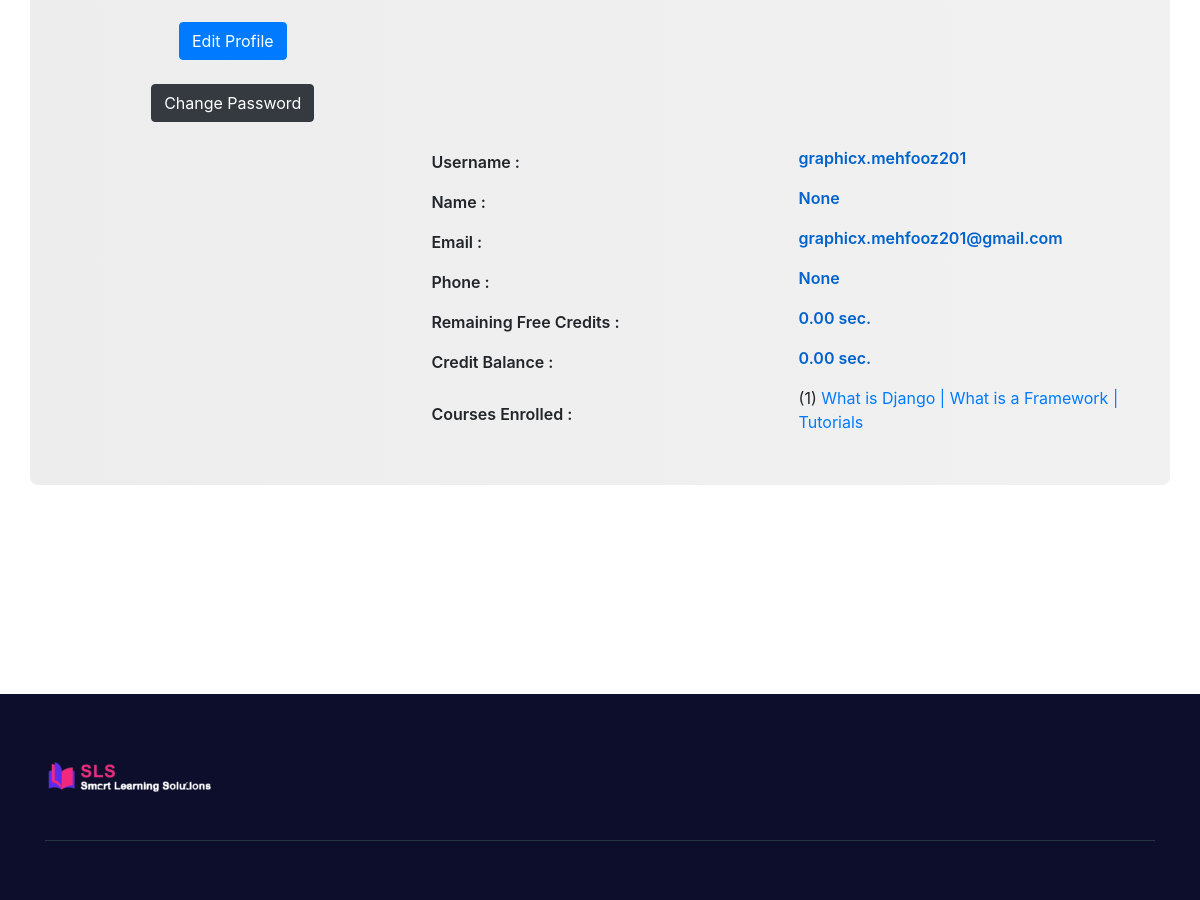
The app's page /custom_accounts/profile/5/ (signed in, middle part), older data.
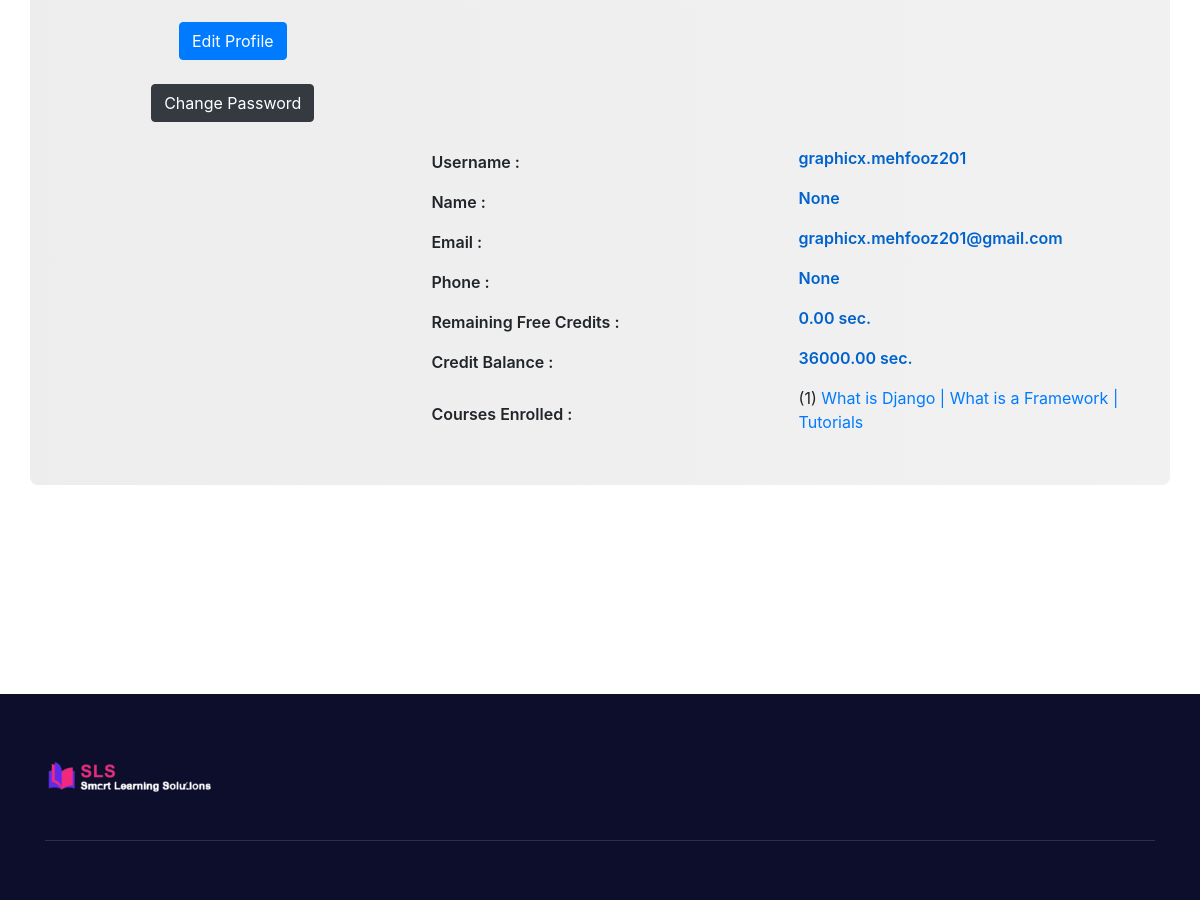
The same page, newer data.
### base/models.py (models this page shows, shortened)
class UserProfile(models.Model):
    user = models.OneToOneField(User, on_delete=models.CASCADE)  # OneToOneField instead of ForeignKey
    course = models.ManyToManyField(Course ,  blank=True)
    date = models.DateTimeField(auto_now_add=True)
    credits = models.DecimalField(max_digits=8, decimal_places=2, default=0)
    free_credits = models.DecimalField(max_digits=8, decimal_places=2, default=18000)  # 5 hours in seconds

### custom_accounts/views.py (the view)
# urls.py: path('profile/<int:pk>/', views.userProfile, name='user-profile'),
@login_required
def userProfile(request, pk):
    if request.user.is_authenticated and request.user.pk == pk:
        user = request.user
        user_profile, created = UserProfile.objects.get_or_create(user=request.user)
        enrolled_courses = user_profile.course.all()
        remaining_free_credits = user_profile.free_credits
        credit_balance = user_profile.credits
        if request.method == 'POST':
            form = EditProfileForm(request.POST, request.FILES, instance=request.user)
            form2 = ChangePasswordForm(user, request.POST)
            if form2.is_valid():
                form2.save()
                user_pk = request.user.pk
                messages.success(request, "You have successfully set your password.")
                return redirect(reverse('user-profile', args=[user_pk]))
            else:
                for error in list(form.errors.values()):
                    messages.error(request, error)
            if form.is_valid():
                form.save()
                user_pk = request.user.pk
                messages.success(request, "You have successfully updated profile.")
                return redirect(reverse('user-profile', args=[user_pk]))
        else:
            form = EditProfileForm(instance=request.user)
            form2 = ChangePasswordForm(user)
        context = {
            'user_profile': user_profile,
            'enrolled_courses': enrolled_courses,
            'remaining_free_credits': remaining_free_credits,
            'credit_balance': credit_balance,
            'form': form,
            'form2': form2,
        }
        return render(request, 'base/profile.html', context)
    else:
        return redirect('login')

### base/templates/base/profile.html (shortened to what the changed rows need)
{% extends "base/base.html" %}
{% load static %}
{% block content %}
{% if user.is_authenticated and user == user_profile.user %}
    <main class="main_wrapper">
        <div class="educationarea">
            <div class="container">
                <div class="row">
                    <div class="container emp-profile">
                            <div class="row ">
                                <div class="col-md-4">
                                    <div class="text-center my-4">
                                        <button type="button" class="btn btn-primary" data-bs-toggle="modal" data-bs-target="#exampleModal">
                                            Edit Profile
                                        </button>
                                    </div>
                                    <div class="text-center my-4">
                                        <a role="button" class="btn btn-dark" href="{% url 'change_pass_page' %}">
                                            Change Password
                                        </a>
                                    </div>
                                </div>
                                <div class="col-md-6">
                                </div>
                            </div>
                            <div class="row">
                                <div class="col-md-8">
                                    <div class="tab-content profile-tab" id="myTabContent">
                                        <div class="tab-pane fade show active" id="home" role="tabpanel"
                                             aria-labelledby="home-tab">
                                            <div class="row">
                                                <div class="col-md-6">
                                                    <label>Username :</label>
                                                </div>
                                                <div class="col-md-6">
                                                    <p>{{ user.username }}</p>
                                                </div>
                                            </div>
                                            <div class="row">
                                                <div class="col-md-6">
                                                    <label>Name :</label>
                                                </div>
                                                <div class="col-md-6">
                                                    <p>{{ user.name }}</p>
                                                </div>
                                            </div>
                                            <div class="row">
                                                <div class="col-md-6">
                                                    <label>Email :</label>
                                                </div>
                                                <div class="col-md-6">
                                                    <p>{{ user.email }}</p>
                                                </div>
                                            </div>
                                            <div class="row">
                                                <div class="col-md-6">
                                                    <label>Phone :</label>
                                                </div>
                                                <div class="col-md-6">
                                                    <p>{{user.phone}}</p>
                                                </div>
                                            </div>
                                            <div class="row">
                                                <div class="col-md-6">
                                                    <label>Remaining Free Credits :</label>
                                                </div>
                                                <div class="col-md-6">
                                                    <p>{{ remaining_free_credits }} sec.</p>
                                                </div>
                                            </div>
                                            <div class="row">
                                                <div class="col-md-6">
                                                    <label>Credit Balance :</label>
                                                </div>
                                                <div class="col-md-6">
                                                    <p>{{ credit_balance }} sec.</p>
                                                </div>
                                            </div>
                                            <div class="row">
                                                <div class="col-md-6">
                                                    <label>Courses Enrolled :</label>
                                                </div>
                                                <div class="col-md-6">
                                                        <ul>
                                                            {% for course in enrolled_courses %}
                                                                <li> ({{forloop.counter}}) <a href="{% url 'course-detail' course.slug %}?lecture={{ course.video_set.first.serial_number }}">{{ course.name }}</a></li>
                                                            {% endfor %}
                                                        </ul>
                                                </div>
                                            </div>
                                        </div>
                                    </div>
                                </div>
                            </div>
                    </div>
                </div>
            </div>
        </div>
    </main>
{% else %}
    <p>Access denied.</p>
{% endif %}
{% endblock content %}

Row changes from the older to the newer data that the page shows:
changed UserProfile: credits "0.00" → "36000.00"
